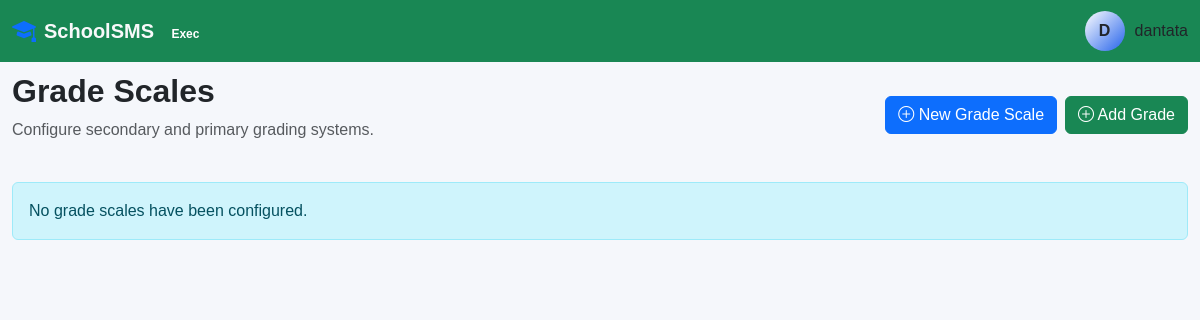
The page /assessments/grade-scales/ (signed in) on the database as committed earlier.
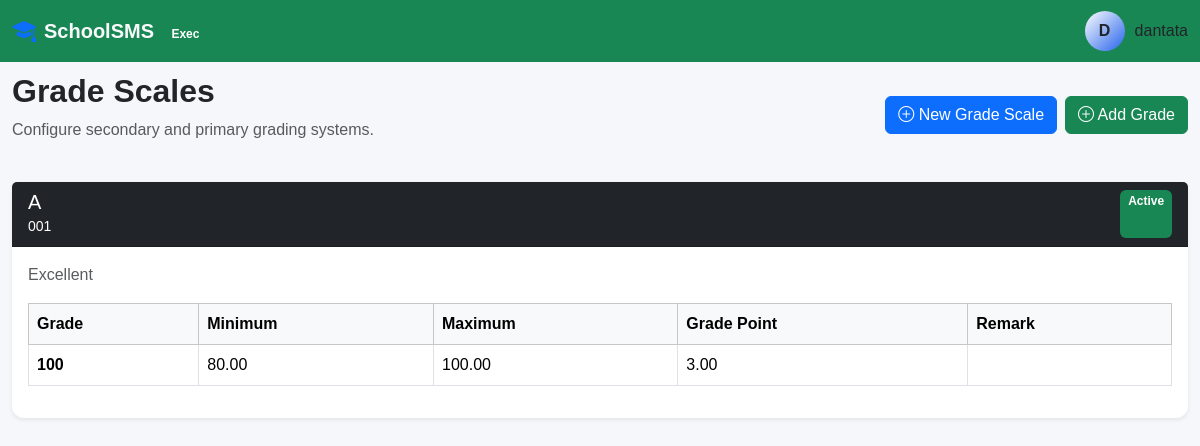
The same page on the database as committed later.
### assessments/models.py (models this page shows, shortened)
class GradeScale(models.Model):
    name = models.CharField(
        max_length=100,
        unique=True,
    )
    code = models.CharField(
        max_length=50,
        unique=True,
    )
    description = models.TextField(
        blank=True,
    )
    is_active = models.BooleanField(
        default=True,
    )
    created_at = models.DateTimeField(
        auto_now_add=True,
    )
    updated_at = models.DateTimeField(
        auto_now=True,
    )
    class Meta:
        ordering = ["name"]

class GradeScaleItem(models.Model):
    grade_scale = models.ForeignKey(
        GradeScale,
        on_delete=models.CASCADE,
        related_name="items",
    )
    grade = models.CharField(
        max_length=20,
    )
    min_score = models.DecimalField(
        max_digits=5,
        decimal_places=2,
    )
    max_score = models.DecimalField(
        max_digits=5,
        decimal_places=2,
    )
    grade_point = models.DecimalField(
        max_digits=4,
        decimal_places=2,
        null=True,
        blank=True,
    )
    remark = models.CharField(
        max_length=100,
        blank=True,
    )
    display_order = models.PositiveSmallIntegerField(
        default=1,
    )
    class Meta:
        ordering = [
            "-min_score",
            "display_order",
        ]
        constraints = [
            models.UniqueConstraint(
                fields=[
                    "grade_scale",
                    "grade",
                ],
                name="unique_grade_in_scale",
            ),
        ]

### assessments/views.py (the view)
@login_required
def grade_scale_list(request):
    scales = (
        GradeScale.objects
        .filter(is_active=True)
        .prefetch_related("items")
    )
    return render(
        request,
        "assessments/gradescales/list.html",
        {
            "scales": scales,
        },
    )

### templates/assessments/gradescales/list.html (shortened to what this page needs)
{% extends "base.html" %}
{% block content %}
<div class="container-fluid py-4">
    <div class="d-flex justify-content-between align-items-center mb-4">
        <div>
            <h2 class="fw-bold">
                Grade Scales
            </h2>
            <p class="text-muted">
                Configure secondary and primary grading systems.
            </p>
        </div>
        <div class="d-flex gap-2">
            <a
                href="{% url 'assessments:grade_scale_create' %}"
                class="btn btn-primary"
            >
                <i class="bi bi-plus-circle"></i>
                New Grade Scale
            </a>
            <a
                href="{% url 'assessments:grade_scale_item_create' %}"
                class="btn btn-success"
            >
                <i class="bi bi-plus-circle"></i>
                Add Grade
            </a>
        </div>
    </div>
    {% for scale in scales %}
    <div class="card shadow-sm border-0 mb-4">
        <div class="card-header bg-dark text-white">
            <div class="d-flex justify-content-between">
                <div>
                    <h5 class="mb-0">
                        {{ scale.name }}
                    </h5>
                    <small>
                        {{ scale.code }}
                    </small>
                </div>
                <span class="badge bg-success">
                    Active
                </span>
            </div>
        </div>
        <div class="card-body">
            {% if scale.description %}
                <p class="text-muted">
                    {{ scale.description }}
                </p>
            {% endif %}
            <div class="table-responsive">
                <table class="table table-bordered">
                    <thead class="table-light">
                        <tr>
                            <th>Grade</th>
                            <th>Minimum</th>
                            <th>Maximum</th>
                            <th>Grade Point</th>
                            <th>Remark</th>
                        </tr>
                    </thead>
                    <tbody>
                        {% for item in scale.items.all %}
                        <tr>
                            <td>
                                <strong>
                                    {{ item.grade }}
                                </strong>
                            </td>
                            <td>
                                {{ item.min_score }}
                            </td>
                            <td>
                                {{ item.max_score }}
                            </td>
                            <td>
                                {{ item.grade_point|default:"-" }}
                            </td>
                            <td>
                            </td>
                        </tr>
                        {% endfor %}
                    </tbody>
                </table>
            </div>
        </div>
    </div>
    {% empty %}
    <div class="alert alert-info">
        No grade scales have been configured.
    </div>
    {% endfor %}
</div>
{% endblock %}

Rows that differ between the two databases and show on the page:
added GradeScale: name "A", code "001", description "Excellent"
added GradeScaleItem: grade "100", min_score "80.00", max_score "100.00", grade_point "3.00"
Other text that changed with them:
text no longer shown: "No grade scales have been configured."
